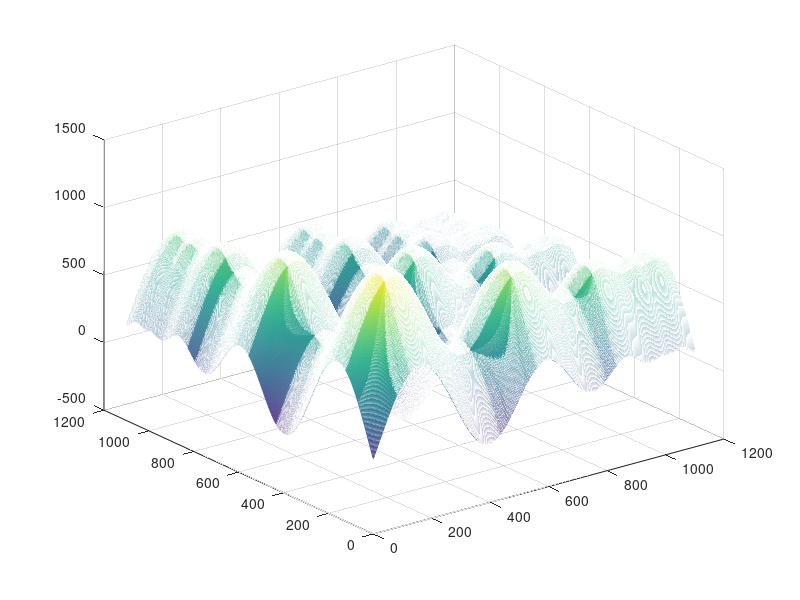

Here is the MATLAB script that generated this plot: (Note: this script raises an error after producing the figure.)
[X1, X2] = meshgrid(-500:.5:50); 
             Z =418.9829 -X1.*sin(sqrt(abs(X1)))-X2.*sin(sqrt(abs(X2)));
             mesh(Z)
x = fminsearch(@fun3,[0,50])
y = fun3(x)